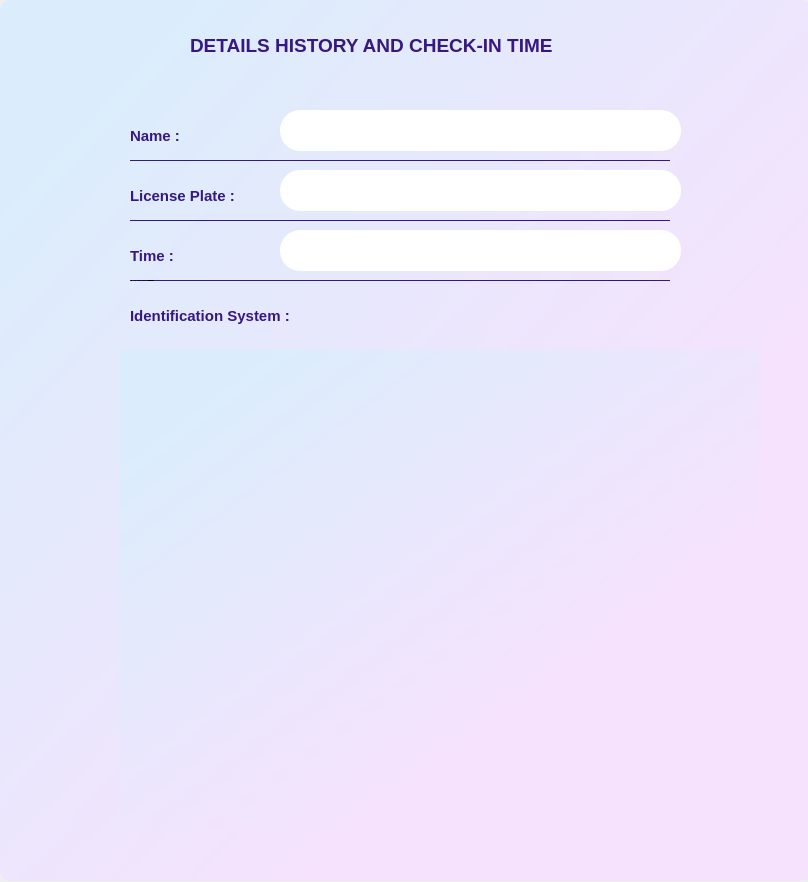
<?xml version="1.0" encoding="UTF-8"?>
<ui version="4.0">
 <class>Dialog</class>
 <widget class="QDialog" name="Dialog">
  <property name="geometry">
   <rect>
    <x>0</x>
    <y>0</y>
    <width>808</width>
    <height>882</height>
   </rect>
  </property>
  <property name="windowTitle">
   <string>Details History</string>
  </property>
  <widget class="QFrame" name="frame">
   <property name="geometry">
    <rect>
     <x>9</x>
     <y>-1</y>
     <width>801</width>
     <height>721</height>
    </rect>
   </property>
   <property name="styleSheet">
    <string notr="true">QFrame {
	backgroud-color: #eee;
}</string>
   </property>
   <property name="frameShape">
    <enum>QFrame::StyledPanel</enum>
   </property>
   <property name="frameShadow">
    <enum>QFrame::Raised</enum>
   </property>
  </widget>
  <widget class="QGroupBox" name="groupBox_4">
   <property name="geometry">
    <rect>
     <x>0</x>
     <y>0</y>
     <width>811</width>
     <height>881</height>
    </rect>
   </property>
   <property name="mouseTracking">
    <bool>true</bool>
   </property>
   <property name="tabletTracking">
    <bool>false</bool>
   </property>
   <property name="styleSheet">
    <string notr="true">QGroupBox{
	background-color: #e7eaed;
    border: none;
    border-radius: 10px;
background-color: qlineargradient(spread:pad, x1:1, y1:1, x2:0, y2:0, stop:0.306818 rgb(246,226,253), stop:0.886364 rgb(219,237,252));
}</string>
   </property>
   <property name="title">
    <string/>
   </property>
   <property name="checkable">
    <bool>false</bool>
   </property>
   <widget class="QLineEdit" name="txtName">
    <property name="enabled">
     <bool>false</bool>
    </property>
    <property name="geometry">
     <rect>
      <x>280</x>
      <y>110</y>
      <width>401</width>
      <height>41</height>
     </rect>
    </property>
    <property name="font">
     <font>
      <family>Segoe UI</family>
      <pointsize>10</pointsize>
      <weight>75</weight>
      <bold>true</bold>
     </font>
    </property>
    <property name="styleSheet">
     <string notr="true">QLineEdit{
	border-radius: 20px;
	padding-left: 12px;
	color: #371881;
}</string>
    </property>
    <property name="text">
     <string/>
    </property>
   </widget>
   <widget class="QLabel" name="label_2">
    <property name="geometry">
     <rect>
      <x>130</x>
      <y>220</y>
      <width>540</width>
      <height>1</height>
     </rect>
    </property>
    <property name="styleSheet">
     <string notr="true">QLabel {
	background-color: #371881;
}</string>
    </property>
    <property name="text">
     <string/>
    </property>
   </widget>
   <widget class="QLabel" name="label_4">
    <property name="geometry">
     <rect>
      <x>130</x>
      <y>160</y>
      <width>540</width>
      <height>1</height>
     </rect>
    </property>
    <property name="styleSheet">
     <string notr="true">QLabel {
	background-color: #371881;
}</string>
    </property>
    <property name="text">
     <string/>
    </property>
   </widget>
   <widget class="QLineEdit" name="txtLisencePlate">
    <property name="enabled">
     <bool>false</bool>
    </property>
    <property name="geometry">
     <rect>
      <x>280</x>
      <y>170</y>
      <width>401</width>
      <height>41</height>
     </rect>
    </property>
    <property name="font">
     <font>
      <family>Segoe UI</family>
      <pointsize>10</pointsize>
      <weight>75</weight>
      <bold>true</bold>
     </font>
    </property>
    <property name="styleSheet">
     <string notr="true">QLineEdit{
	border-radius: 20px;
	padding-left: 12px;
	color: #371881;
}</string>
    </property>
    <property name="text">
     <string/>
    </property>
   </widget>
   <widget class="QLabel" name="label_16">
    <property name="geometry">
     <rect>
      <x>190</x>
      <y>30</y>
      <width>461</width>
      <height>31</height>
     </rect>
    </property>
    <property name="font">
     <font>
      <family>Segoe UI</family>
      <pointsize>14</pointsize>
      <weight>75</weight>
      <bold>true</bold>
     </font>
    </property>
    <property name="styleSheet">
     <string notr="true">QLabel {
color: #371881;
}</string>
    </property>
    <property name="text">
     <string>DETAILS HISTORY AND CHECK-IN TIME</string>
    </property>
   </widget>
   <widget class="QLabel" name="label_14">
    <property name="geometry">
     <rect>
      <x>130</x>
      <y>120</y>
      <width>111</width>
      <height>31</height>
     </rect>
    </property>
    <property name="font">
     <font>
      <family>Segoe UI</family>
      <pointsize>11</pointsize>
      <weight>75</weight>
      <bold>true</bold>
     </font>
    </property>
    <property name="styleSheet">
     <string notr="true">QLabel {
	color: #371881;

}</string>
    </property>
    <property name="text">
     <string>Name :</string>
    </property>
   </widget>
   <widget class="QLabel" name="label_15">
    <property name="geometry">
     <rect>
      <x>130</x>
      <y>180</y>
      <width>141</width>
      <height>31</height>
     </rect>
    </property>
    <property name="font">
     <font>
      <family>Segoe UI</family>
      <pointsize>11</pointsize>
      <weight>75</weight>
      <bold>true</bold>
     </font>
    </property>
    <property name="styleSheet">
     <string notr="true">QLabel {
	color: #371881;

}</string>
    </property>
    <property name="text">
     <string>License Plate :</string>
    </property>
   </widget>
   <widget class="QLabel" name="label_LicensePicture">
    <property name="geometry">
     <rect>
      <x>120</x>
      <y>350</y>
      <width>640</width>
      <height>480</height>
     </rect>
    </property>
    <property name="styleSheet">
     <string notr="true">QLabel {
background-color: qlineargradient(spread:pad, x1:1, y1:1, x2:0, y2:0, stop:0.306818 rgb(246,226,253), stop:0.886364 rgb(219,237,252));
   border : none;
}</string>
    </property>
    <property name="text">
     <string/>
    </property>
   </widget>
   <widget class="QLabel" name="label_17">
    <property name="geometry">
     <rect>
      <x>130</x>
      <y>300</y>
      <width>221</width>
      <height>31</height>
     </rect>
    </property>
    <property name="font">
     <font>
      <family>Segoe UI</family>
      <pointsize>11</pointsize>
      <weight>75</weight>
      <bold>true</bold>
     </font>
    </property>
    <property name="styleSheet">
     <string notr="true">QLabel {
	color: #371881;

}</string>
    </property>
    <property name="text">
     <string>Identification System :</string>
    </property>
   </widget>
   <widget class="QLabel" name="label_18">
    <property name="geometry">
     <rect>
      <x>130</x>
      <y>240</y>
      <width>141</width>
      <height>31</height>
     </rect>
    </property>
    <property name="font">
     <font>
      <family>Segoe UI</family>
      <pointsize>11</pointsize>
      <weight>75</weight>
      <bold>true</bold>
     </font>
    </property>
    <property name="styleSheet">
     <string notr="true">QLabel {
	color: #371881;

}</string>
    </property>
    <property name="text">
     <string>Time :</string>
    </property>
   </widget>
   <widget class="QLineEdit" name="txtTime">
    <property name="enabled">
     <bool>false</bool>
    </property>
    <property name="geometry">
     <rect>
      <x>280</x>
      <y>230</y>
      <width>401</width>
      <height>41</height>
     </rect>
    </property>
    <property name="font">
     <font>
      <family>Segoe UI</family>
      <pointsize>10</pointsize>
      <weight>75</weight>
      <bold>true</bold>
     </font>
    </property>
    <property name="styleSheet">
     <string notr="true">QLineEdit{
	border-radius: 20px;
	padding-left: 12px;
	color: #371881;
}</string>
    </property>
    <property name="text">
     <string/>
    </property>
   </widget>
   <widget class="QLabel" name="label_5">
    <property name="geometry">
     <rect>
      <x>130</x>
      <y>280</y>
      <width>540</width>
      <height>1</height>
     </rect>
    </property>
    <property name="styleSheet">
     <string notr="true">QLabel {
	background-color: #371881;
}</string>
    </property>
    <property name="text">
     <string>tIME</string>
    </property>
   </widget>
   <widget class="QLabel" name="label_27">
    <property name="enabled">
     <bool>true</bool>
    </property>
    <property name="geometry">
     <rect>
      <x>660</x>
      <y>20</y>
      <width>111</width>
      <height>71</height>
     </rect>
    </property>
    <property name="tabletTracking">
     <bool>false</bool>
    </property>
    <property name="styleSheet">
     <string notr="true">QLabel {
	backround-color: red;
}
</string>
    </property>
    <property name="frameShape">
     <enum>QFrame::NoFrame</enum>
    </property>
    <property name="frameShadow">
     <enum>QFrame::Plain</enum>
    </property>
    <property name="text">
     <string/>
    </property>
    <property name="pixmap">
     <pixmap>../imageUI/icon-deco.png</pixmap>
    </property>
    <property name="scaledContents">
     <bool>true</bool>
    </property>
   </widget>
   <widget class="QLabel" name="label_28">
    <property name="enabled">
     <bool>true</bool>
    </property>
    <property name="geometry">
     <rect>
      <x>30</x>
      <y>20</y>
      <width>111</width>
      <height>71</height>
     </rect>
    </property>
    <property name="tabletTracking">
     <bool>false</bool>
    </property>
    <property name="styleSheet">
     <string notr="true">QLabel {
	backround-color: red;
}
</string>
    </property>
    <property name="frameShape">
     <enum>QFrame::NoFrame</enum>
    </property>
    <property name="frameShadow">
     <enum>QFrame::Plain</enum>
    </property>
    <property name="text">
     <string/>
    </property>
    <property name="pixmap">
     <pixmap>../imageUI/icon-deco.png</pixmap>
    </property>
    <property name="scaledContents">
     <bool>true</bool>
    </property>
   </widget>
  </widget>
 </widget>
 <resources/>
 <connections/>
</ui>
